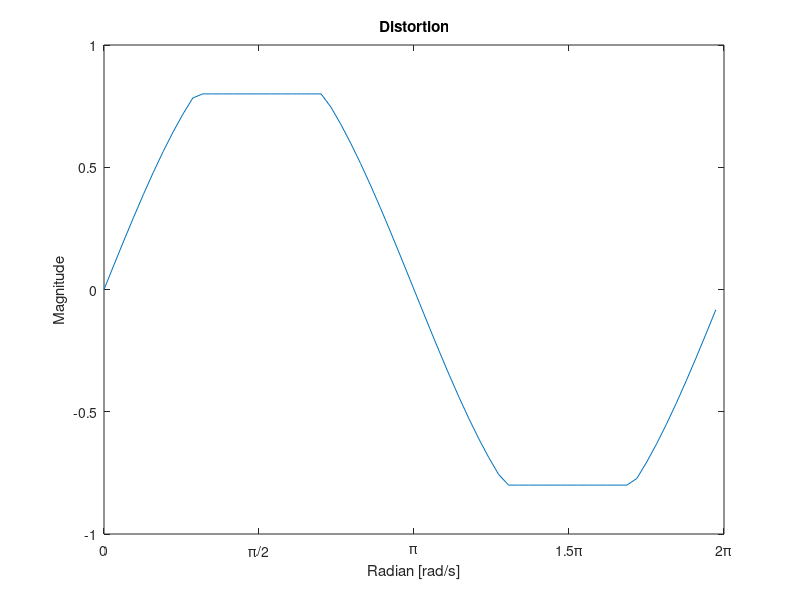

Here is the MATLAB script that generated this plot:
x = 0 : .1 : 2*pi; 
y = sin(x); 

y(find(y > .8)) = .8; 
y(find(y < -.8)) = -.8; 
plot(x,y)
xticks([ 0 pi/2 pi 1.5*pi 2*pi])
xticklabels({'0','\pi/2','\pi','1.5\pi','2\pi'})
axis([0 2*pi -1 1])
xlabel('Radian [rad/s]')
ylabel('Magnitude')
title('Distortion')